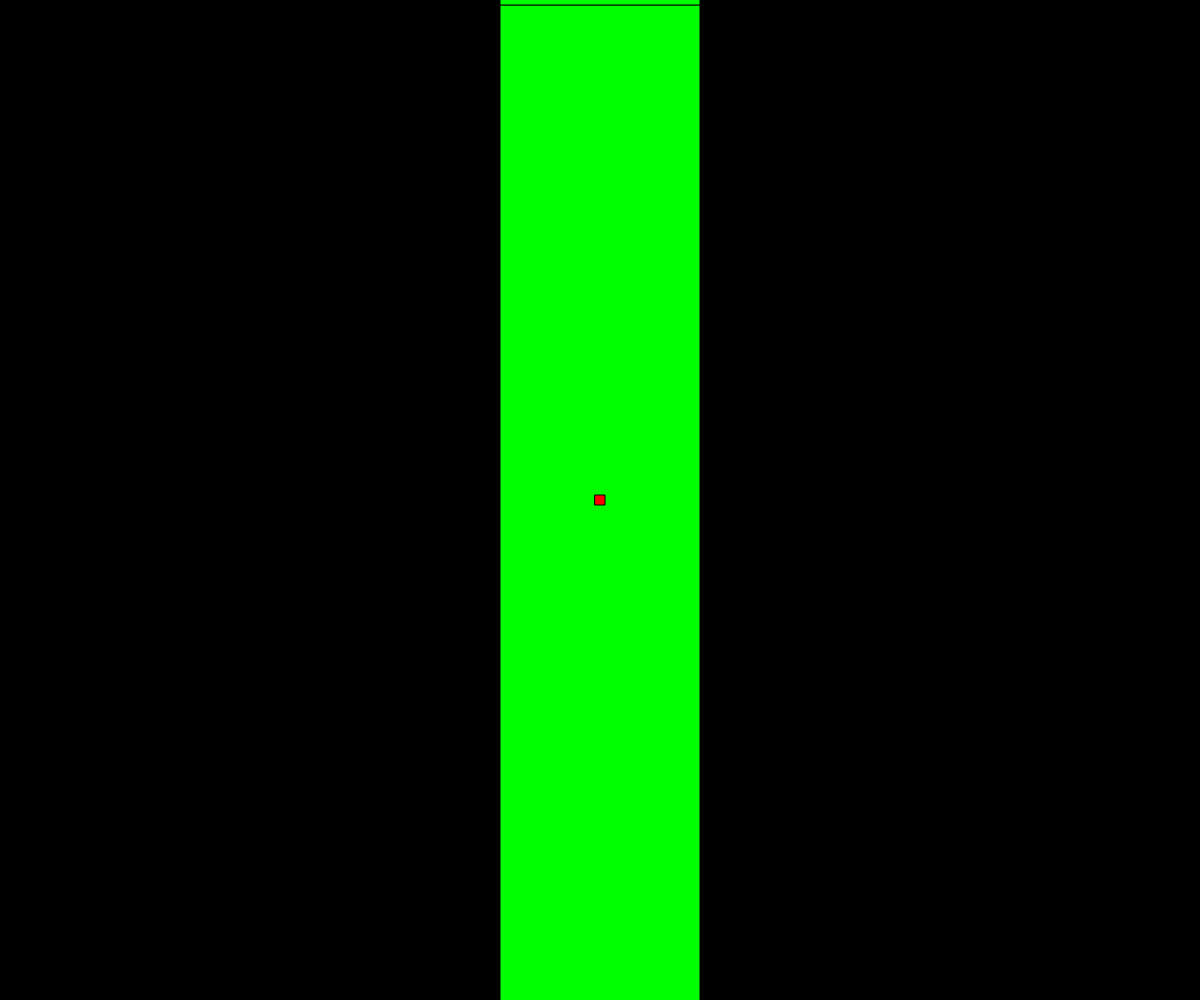
Frame 1 (no input)
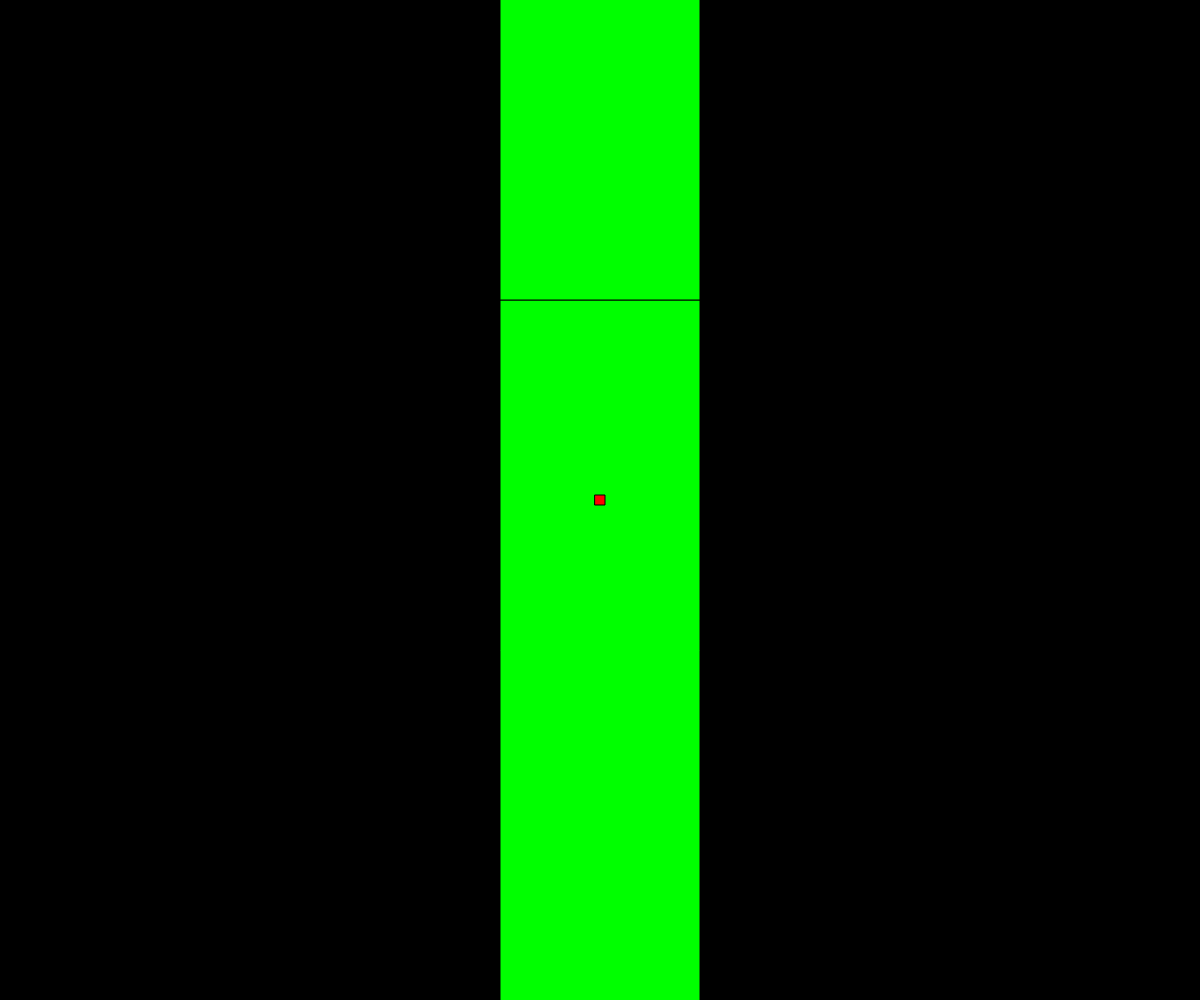
Frame 60 (no input)
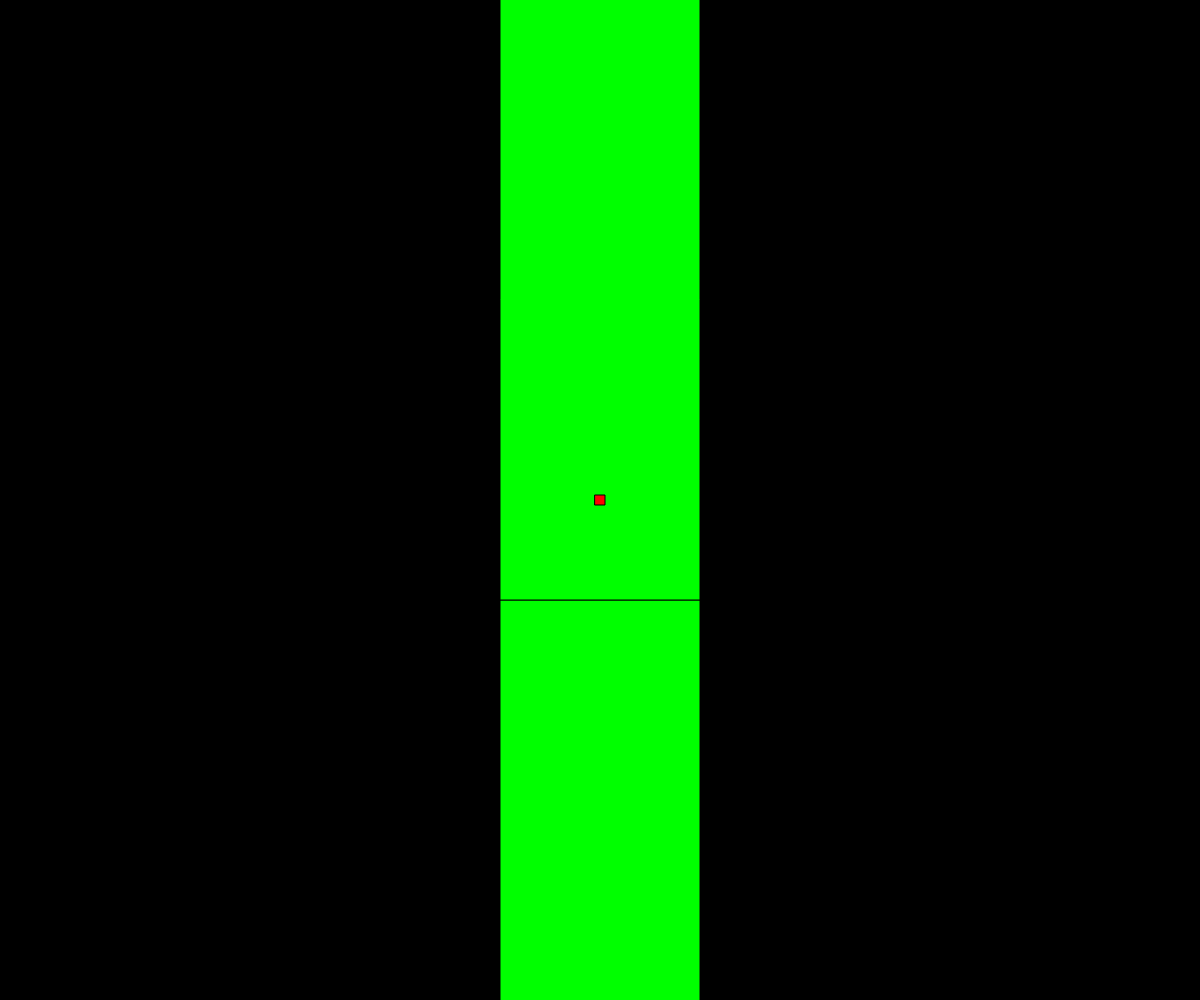
Frame 120 (the mouse pressed at the canvas centre since frame 60)

The p5.js sketch that drew these frames (run headless with seeded random() and noise() and a simulated clock; from frame 60 on, the mouse is pressed at the canvas centre):

// p5.js sketch
// ── sketch.js
//TODO:maybe widen road and add obstacles? something like that cuberunner game?
//TODO:add 'turns' in road more variety?, maybe add forks?
//pre store some segments that work with eachother and randomly choose one to add when removing another?

class Car{//make way to "rotate" ship or fire from center of ship and
constructor(x,y,scal){
  this.x=x;
  this.y=y;
  this.scale=scal;
}

move(xDir,yDir,delta){//use delta
  this.x+=xDir*delta;
  this.y+=yDir*delta;
}
show(){
  fill(255,0,0);
  rect(this.x,this.y,this.scale,this.scale);
}
}

class Segment{
  constructor(xs,ys,speed){
    this.xs=xs;
    this.ys=ys;
    this.min=min(ys);
    this.speed=speed;
  }

  isOn(car){
    //car off screen is fine? (too high or too low) as long as it is in width of road since road is 'infinite' length
    return (car.x<min(this.xs)||car.x+car.scale>max(this.xs))
  }
  update(){
    for(let i=0;i<this.ys.length;i++){
      this.ys[i]+=this.speed;
    }
    //min y is in same index but is different number could just clac miny once in constructor and store its index
    this.min=min(this.ys);
  }
  show(){
    fill(0,255,0);
    beginShape();
    for(let i=0;i<this.xs.length;i++){
      vertex(this.xs[i],this.ys[i]);
    }
    endShape(CLOSE);
  }
}

let car;
let road;
let distance;
let scale=10;
let paused=false;

function keyPressed() {
  if (keyCode == RIGHT_ARROW) {
    car.move(1,0,10);
  } else if (keyCode == LEFT_ARROW) {
    car.move(-1,0,10);
  } else if (keyCode == UP_ARROW) {
    car.move(0,-1,10);
  } else if (keyCode == DOWN_ARROW) {
    car.move(0,1,10);
  } else if (keyCode == SHIFT) {
    paused = !paused;
  }
}

function newGame(){
  distance=0;
  car=new Car(width/2-scale/2,height/2-scale/2,scale);
  road=[new Segment([width/2-scale*10,width/2+scale*10,width/2+scale*10,width/2-scale*10],[-height,-height,0,0],5),new Segment([width/2-scale*10,width/2+scale*10,width/2+scale*10,width/2-scale*10],[0,0,height,height],5)];
}

function windowResized() {
  resizeCanvas(innerWidth,innerHeight);
  newGame();
}

function setup() {
  createCanvas(innerWidth,innerHeight);
  newGame();
}

function draw() {
  if(!paused){
    background(0);
    let go=true;//is game over?(car is off road)
    for(let i=road.length-1;i>=0;i--){
      road[i].update();
      road[i].show();
      if(road[i].isOn(car)){//check if car is on this section of road
        go=false;
      }
      if(road[i].min>height){//check if road segment went off screen
        road.splice(i,1);
        road.push(new Segment([width/2-scale*10,width/2+scale*10,width/2+scale*10,width/2-scale*10],[-height,-height,0,0],5));
      }
    }
    car.show();
    if(!go){
      newGame();
    }
  }
}
